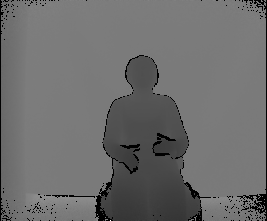
%> input picture data/depth0000.png, 267 x 221 px, shrunk from 512 x 424 before the run; the run also reads 1 picture not shown here
$ octave test.m   (GNU Octave 9; MATLAB toolbox functions it lacks are replaced by stand-ins)
%> lines starting %> are read from the running program, lines starting %| are printed output that depends on the picture
clear
[depth1, mapDepth1] = imread('depth0000.png');
%> depth1 is the input picture: size 221x267 uint16; min 0, max 3693, mean 1583.2
%> mapDepth1 = []
ir1 = imread('ir0000.png');
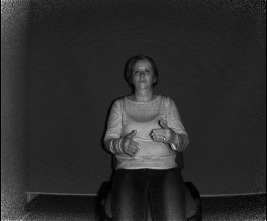
%> input picture data/ir0000.png, 267 x 221 px, shrunk from 512 x 424 before the run
%> ir1 is the input picture: size 221x267 uint16; min 0, max 9636, mean 1689.3
rgb1 = imread('rgb0000.jpeg');
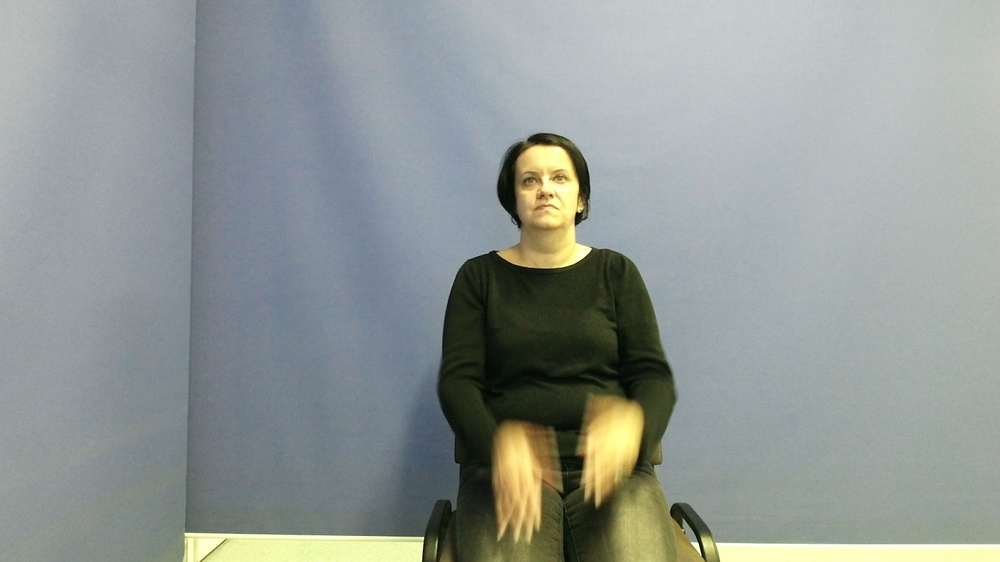
%> input picture data/rgb0000.jpeg, 1000 x 562 px, shrunk from 1920 x 1080 before the run
%> rgb1 is the input picture: size 562x1000x3 uint8; mean R, G, B 144.6, 151.4, 148.5
[indexedRgb, map] = imread('ndexedDepthImage.tif');
%> map = []

% [X,map] = rgb2ind(rgb1, 256);
% imwrite(X,map,'ndexedDepthImage.tif');

depth1Small = im2uint8(depth1);
depthtoRGB = cat(3,depth1Small,depth1Small,depth1Small);
imwrite(depthtoRGB,'depthtoRGB.png');
